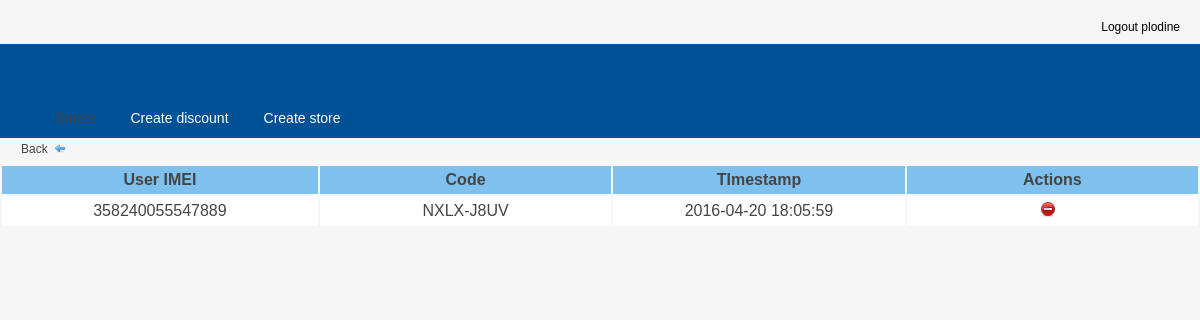
Page /php/discount_codes.php?id=9&store=2 (signed in) on the committed database.
### tables this page shows
CREATE TABLE IF NOT EXISTS `codes` (
  `id` int(11) NOT NULL AUTO_INCREMENT,
  `id_discount` int(11) NOT NULL,
  `user_id` varchar(30) NOT NULL,
  `code` varchar(9) NOT NULL,
  `time` timestamp NOT NULL DEFAULT CURRENT_TIMESTAMP ON UPDATE CURRENT_TIMESTAMP,
  PRIMARY KEY (`id`)
);

### php/discount_codes.php (the view, shortened to what this page needs)
<html>
    <head>
        <link rel="stylesheet" type="text/css" href="../css/styles.css" />
    </head>
    <body>
        <div id="header">
            <div id="header-status">
                <div >
                    <div >
                    </div>
                    <div >
                        <?php include "logout_menu.php"; ?>
                    </div>
                </div>
                <?php
                    include('menu.php');
                ?>
        </div>
        <div >
                <div class="module">
                     <a href="store_discounts.php?id=<?php echo $_GET['store'];?>"  class="button">
                        	<span>Back&nbsp;&nbsp;<img src="../img/arrow-180.gif" width="12" height="9"  /></span>
                    </a
                    <div class="module-table-body">
                    	<form action="">
                        <table id="myTable" class="tablesorter">
                        	<thead>
                                <tr >
                                    <th style="width:10%; text-align:center;" >User IMEI</th>
                                    <th style="width:10%; text-align:center;">Code</th>
                                    <th style="width:10%; text-align:center;">TImestamp</th>
                                    <th style="width:10%; text-align:center;">Actions</th>
                                </tr>
                            </thead>
                            <tbody>
								<?php
                                    $sql= mysql_query ("SELECT * FROM `codes` WHERE id_discount = ".$_GET['id']."");
                                    while ($row = mysql_fetch_array($sql))
                                    {
                                        echo "<tr>
                    								<td class='align-center'>".$row['user_id']."</td>
                    								<td class='align-center'>".$row['code']."</td>
                    								<td class='align-center'>".$row['time']."</td>
                    								<td class='align-center'>
                    									<img src='../img/minus-circle.gif'  onclick='delete_code(".$row['id'].", ".$_GET['id'].", ".$_GET['store'].")' width='16' height='16' title='Briši' />&nbsp;&nbsp;
                    								</td>
                    							</tr>  ";
                                    }
								?>
                            </tbody>
                        </table>
                        </form>
                     </div>
                </div>
    	       </div>
	</body>
</html>

### css/styles.css (style rules this page uses)
body { font: 12px/1.5 "Lucida Sans Unicode", "Lucida Grande", sans-serif; color: #444444; background-color: #f6f6f6; margin: 0; line-height: 1; }
.align-center { text-align: center; }
div.module { background: no-repeat scroll bottom left; float: center; width: 100%; margin-bottom: 20px; }
div.module table { width: 100%; margin: 0 0 10px 0; }
div.module table th { background-color: #7ec0ee; padding: 5px; text-align: left; }
div.module table td { background-color: #ffffff; padding: 5px;; }
#header { margin-bottom: 20px; }
#header-status { padding: 0; color: #aaaaaa; }
div.module a.button { display: block; float: left; height: 26px; padding-right: 11px; padding-left: 11px; text-decoration: none; color: #444444; font-size:12px; }
div.module a.button span { display: block; line-height: 15px; padding: 4px 0 7px 10px; }

### rows in the picture
codes: user "358240055547889", code "NXLX-J8UV", time "2016-04-20 18:05:59"

### other values in the picture
$_SESSION['username'] "plodine"
